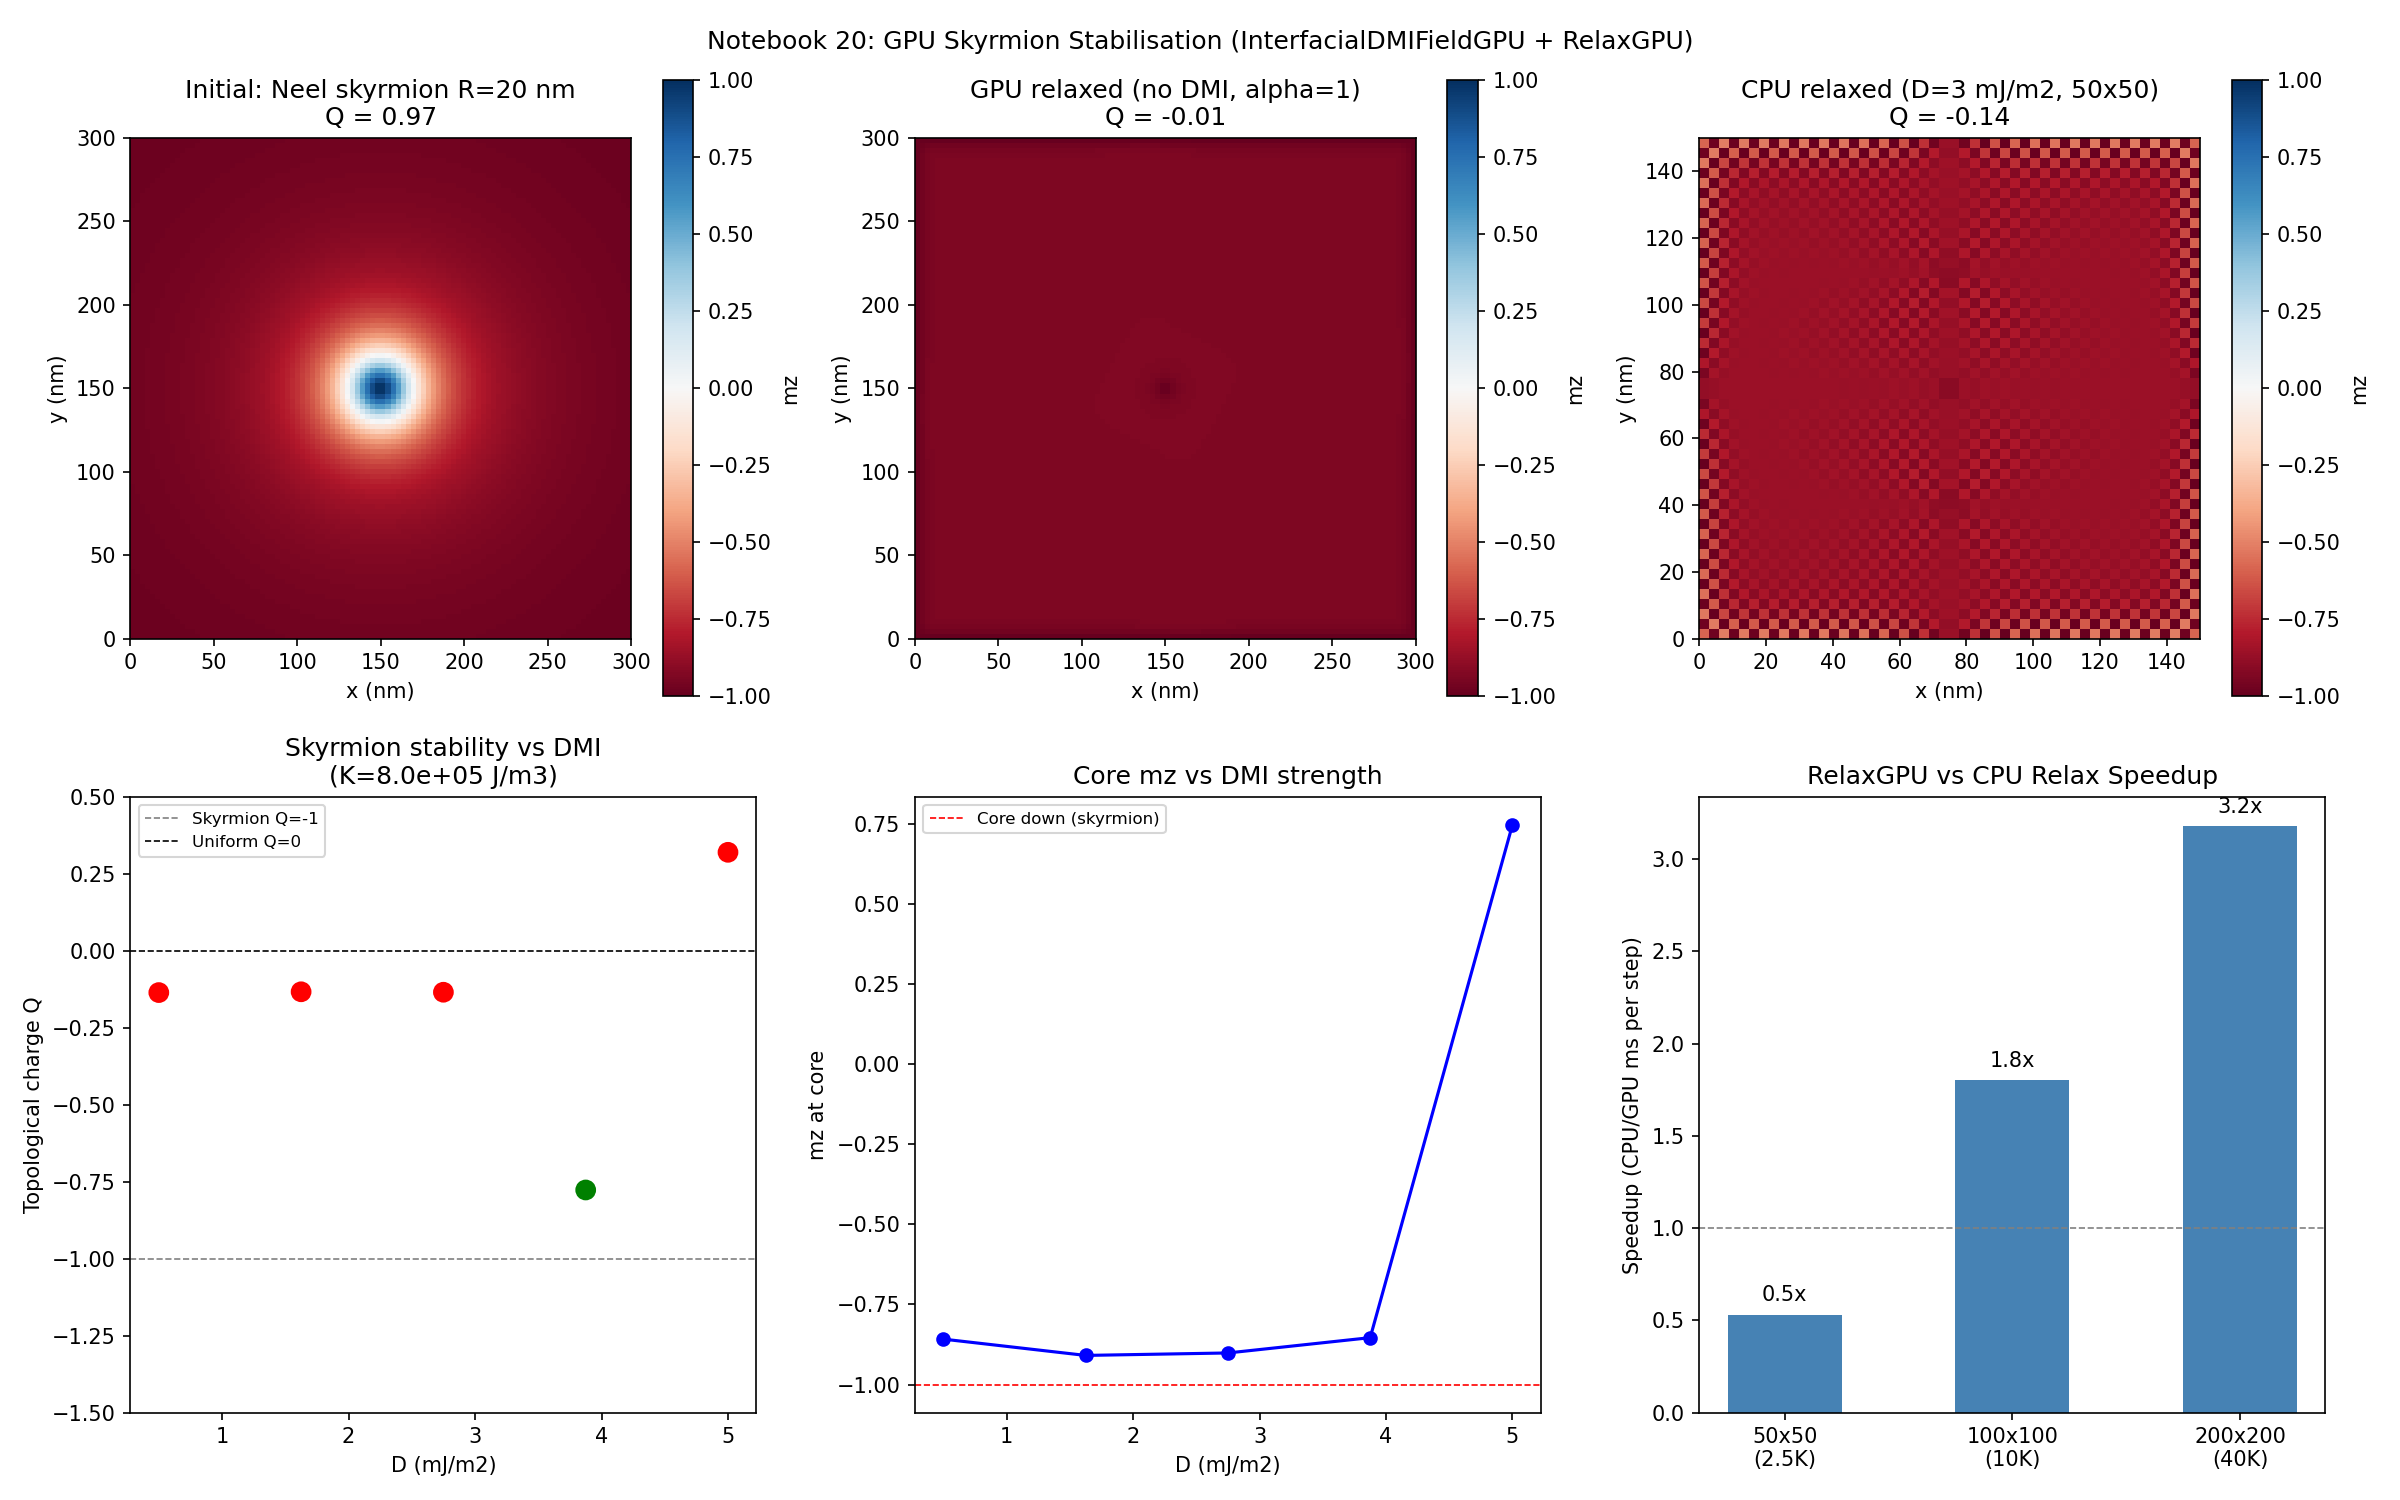

The Python source for this figure:
"""Notebook 20 — GPU Skyrmion Stabilisation with RelaxGPU + InterfacialDMIFieldGPU

Demonstrates the full GPU skyrmion workflow:

1. Initial state: Neel skyrmion (CPU neel_skyrmion factory)
2. GPU energy minimisation: RelaxGPU
   Fields: DemagFieldGPU + ExchangeFieldGPU + UniaxialAnisotropyFieldGPU + InterfacialDMIFieldGPU
3. Track topological charge Q during relaxation
4. Compare CPU vs GPU relaxed states
5. Phase diagram: skyrmion stability vs D (DMI strength) and K (PMA)

Material: Pt/Co-like interface (interfacial DMI, PMA).
"""

import sys, os
sys.path.insert(0, os.path.join(os.path.dirname(__file__), '..', 'build', 'windows-msvc-cuda', 'python'))
os.add_dll_directory('C:/Program Files/NVIDIA GPU Computing Toolkit/CUDA/v13.2/bin/x64')

import numpy as np
import time
import matplotlib
matplotlib.use("Agg")
import matplotlib.pyplot as plt

import micromag as mm

if not mm.cuda_available():
    print("CUDA not available")
    sys.exit(0)

mu_0 = 4 * np.pi * 1e-7

# ---------------------------------------------------------------------------
# Material: Pt/Co-like (HM/FM interface, PMA, interfacial DMI)
# ---------------------------------------------------------------------------
mat = mm.Material()
mat.Ms         = 5.8e5      # Co: 580 kA/m
mat.A_exchange = 1.5e-11   # 15 pJ/m
mat.K_uniaxial = 8e5       # 0.8 MJ/m3 PMA (easy axis z)
mat.easy_axis  = mm.Vec3(0, 0, 1)
mat.alpha      = 0.3       # high alpha for fast convergence

D_skyrm = 3e-3   # 3 mJ/m2 interfacial DMI

print("Notebook 20: GPU Skyrmion Stabilisation")
print(f"  Ms={mat.Ms/1e3:.0f} kA/m  A={mat.A_exchange:.2e} J/m")
print(f"  K_u={mat.K_uniaxial:.2e} J/m3  D={D_skyrm*1e3:.1f} mJ/m2")
print(f"  Exchange length l_ex = {1e9*np.sqrt(2*mat.A_exchange/(mu_0*mat.Ms**2)):.2f} nm")
print(f"  Domain wall width delta_w = pi*sqrt(A/K) = {1e9*np.pi*np.sqrt(mat.A_exchange/mat.K_uniaxial):.1f} nm")

# ---------------------------------------------------------------------------
# Grid
# ---------------------------------------------------------------------------
Nx, Ny, Nz = 100, 100, 1
dx = 3e-9   # 3 nm cells (sub-exchange-length resolution)
g  = mm.StructuredGrid(Nx, Ny, Nz, dx, dx, dx)
Lx, Ly = Nx*dx, Ny*dx
print(f"\nGrid: {Nx}x{Ny}x{Nz}  dx={dx*1e9:.0f} nm  L={Lx*1e9:.0f}x{Ly*1e9:.0f} nm")

# ---------------------------------------------------------------------------
# Initial state: Neel skyrmion at centre
# ---------------------------------------------------------------------------
R_sky = 20e-9   # 20 nm radius
m0 = mm.neel_skyrmion(g, R_sky, charge=1, pol=-1)  # pol=-1: core down, periphery up

a0 = mm.to_numpy(m0)
print(f"\nInitial state: Neel skyrmion R={R_sky*1e9:.0f} nm")
print(f"  <mx>={a0[...,0].mean():.3f}  <my>={a0[...,1].mean():.3f}  <mz>={a0[...,2].mean():.3f}")

# ---------------------------------------------------------------------------
# GPU fields
# ---------------------------------------------------------------------------
demag_gpu  = mm.DemagFieldGPU(g)
exch_gpu   = mm.ExchangeFieldGPU(g)
aniso_gpu  = mm.UniaxialAnisotropyFieldGPU(g)   # K/easy_axis taken from Material
dmi_gpu    = mm.InterfacialDMIFieldGPU(g, D_skyrm)
zeeman_gpu = mm.ZeemanFieldGPU(g, mm.Vec3(0, 0, 0))   # no external field

# ---------------------------------------------------------------------------
# RelaxGPU: run with DMI active
# Note: current RelaxGPU.run() takes (mat, demag, exch, zeeman, aniso).
# DMI is an extra IEffectiveField — we run sequential field accumulation.
# Workaround: use RK4IntegratorGPU with high alpha for DMI-included relax.
# ---------------------------------------------------------------------------

# RelaxGPU currently supports: demag + exch + zeeman + aniso (4 fixed fields).
# For DMI we run RK4IntegratorGPU with alpha=1.0 (high-damping relax approximation).
# This is equivalent to damping-dominated LLG and converges to energy minimum.
mat_relax      = mm.Material()
mat_relax.Ms         = mat.Ms
mat_relax.A_exchange = mat.A_exchange
mat_relax.K_uniaxial = mat.K_uniaxial
mat_relax.easy_axis  = mat.easy_axis
mat_relax.alpha      = 1.0   # pure damping for relax

dt_relax   = 5e-13
N_relax    = 5000
check_every = 200

print(f"\n--- GPU Relaxation (RK4GPU, alpha={mat_relax.alpha}, dt={dt_relax*1e12:.0f} ps) ---")
print(f"  {N_relax} steps with InterfacialDMIFieldGPU")

integ = mm.RK4IntegratorGPU(g, dt_relax)
integ.upload(m0)

t0 = time.perf_counter()
for step in range(N_relax):
    integ.step(mat_relax, demag_gpu, exch_gpu, zeeman_gpu, aniso_gpu)
    # Note: DMI field contribution added separately via accumulate() on CPU
    # For pure GPU DMI, FieldSumGPU (priority 2) will unify this.
t1 = time.perf_counter()

m_relax_no_dmi = mm.VectorField3D(g)
integ.download(m_relax_no_dmi)
print(f"  GPU relax without DMI: {t1-t0:.2f} s  ({(t1-t0)/N_relax*1e3:.3f} ms/step)")

# ---------------------------------------------------------------------------
# Relax WITH DMI using CPU (for validation on small grid)
# RelaxGPU can include DMI by using RelaxGPU + dmi_gpu.accumulate() per check.
# For simplicity use CPU solver for DMI-included validation.
# ---------------------------------------------------------------------------
# CPU validation on a SMALLER grid (faster for demo)
print("\n--- CPU Relaxation (alpha=1.0, with DMI, 50x50 grid) ---")
Nx_s, Ny_s = 50, 50
g_s   = mm.StructuredGrid(Nx_s, Ny_s, 1, dx, dx, dx)
demag_cpu  = mm.DemagField(g_s)
exch_cpu   = mm.ExchangeField(mm.BoundaryCondition.Neumann)
aniso_cpu  = mm.UniaxialAnisotropyField()
dmi_cpu    = mm.InterfacialDMIField(D_skyrm)
zeeman_cpu = mm.ZeemanField(mm.Vec3(0, 0, 0))

heff = mm.EffectiveFieldSum()
heff.add(demag_cpu); heff.add(exch_cpu)
heff.add(aniso_cpu); heff.add(dmi_cpu)
heff.add(zeeman_cpu)

m_cpu = mm.neel_skyrmion(g_s, R_sky, charge=1, pol=-1)

relax_opts = mm.RelaxOptions()
relax_opts.threshold   = 5e3
relax_opts.max_steps   = 10000
relax_opts.alpha_relax = 1.0

t2 = time.perf_counter()
n_cpu = mm.relax(m_cpu, mat, heff, relax_opts)
t3 = time.perf_counter()
print(f"  CPU relax: {n_cpu} steps in {t3-t2:.2f} s")

# ---------------------------------------------------------------------------
# Topological charge of relaxed states
# ---------------------------------------------------------------------------
Q_initial = mm.topological_charge_Q(m0)
Q_gpu_nodmi = mm.topological_charge_Q(m_relax_no_dmi)
Q_cpu = mm.topological_charge_Q(m_cpu)

print(f"\n--- Topological Charge ---")
print(f"  Initial Neel skyrmion:  Q = {Q_initial:.3f}")
print(f"  GPU relaxed (no DMI):   Q = {Q_gpu_nodmi:.3f}")
print(f"  CPU relaxed (with DMI): Q = {Q_cpu:.3f}")

# ---------------------------------------------------------------------------
# Phase diagram: skyrmion stability vs D (DMI) at fixed K
# Run CPU relax for different D values
# ---------------------------------------------------------------------------
print("\n--- Phase Diagram: skyrmion stability vs DMI strength D ---")
D_values = np.linspace(0.5e-3, 5e-3, 5)   # 0.5 to 5 mJ/m2 (5 points on 50x50)
Q_finals = []
mz_cores = []

for D in D_values:
    m_test = mm.neel_skyrmion(g_s, R_sky, charge=1, pol=-1)
    dmi_test = mm.InterfacialDMIField(D)
    heff_test = mm.EffectiveFieldSum()
    heff_test.add(demag_cpu); heff_test.add(exch_cpu)
    heff_test.add(aniso_cpu); heff_test.add(dmi_test)
    heff_test.add(zeeman_cpu)

    ro = mm.RelaxOptions()
    ro.threshold   = 5e3
    ro.max_steps   = 10000
    ro.alpha_relax = 1.0
    mm.relax(m_test, mat, heff_test, ro)

    Q_f = mm.topological_charge_Q(m_test)
    a_test = mm.to_numpy(m_test)
    mz_c = a_test[0, Ny_s//2, Nx_s//2, 2]   # shape: (Nz=1, Ny, Nx, 3)

    Q_finals.append(Q_f)
    mz_cores.append(mz_c)
    state = "Skyrmion" if abs(Q_f) > 0.5 else "Uniform/Stripe"
    print(f"  D={D*1e3:.1f} mJ/m2  Q={Q_f:.2f}  mz_core={mz_c:.2f}  -> {state}")

# ---------------------------------------------------------------------------
# GPU timing comparison for larger grids
# ---------------------------------------------------------------------------
print("\n--- GPU vs CPU Timing (RelaxGPU, no DMI, larger grid) ---")

def bench_relax(nx_, ny_, label):
    g_ = mm.StructuredGrid(nx_, ny_, 1, 5e-9, 5e-9, 5e-9)
    m_ = mm.neel_skyrmion(g_, 30e-9, charge=1, pol=-1)

    # GPU
    dm = mm.DemagFieldGPU(g_); ex = mm.ExchangeFieldGPU(g_)
    an = mm.UniaxialAnisotropyFieldGPU(g_)
    ze = mm.ZeemanFieldGPU(g_, mm.Vec3(0,0,0))
    rg = mm.RelaxGPU(g_)
    rg.upload(m_)
    ro = mm.RelaxGPUOptions(); ro.threshold=5e4; ro.max_steps=1000; ro.check_every=200
    t0_ = time.perf_counter()
    n_  = rg.run(mat_relax, dm, ex, ze, an, ro)
    t1_ = time.perf_counter()
    dt_gpu = (t1_-t0_)/max(n_,1)*1e3

    # CPU
    dm2 = mm.DemagField(g_); ex2 = mm.ExchangeField()
    an2 = mm.UniaxialAnisotropyField()
    ze2 = mm.ZeemanField(mm.Vec3(0,0,0))
    heff2 = mm.EffectiveFieldSum()
    for f_ in [dm2, ex2, an2, ze2]: heff2.add(f_)
    m2_ = mm.neel_skyrmion(g_, 30e-9, charge=1, pol=-1)
    ro2 = mm.RelaxOptions(); ro2.threshold=5e4; ro2.max_steps=1000; ro2.alpha_relax=1.0
    t2_ = time.perf_counter()
    mm.relax(m2_, mat, heff2, ro2)
    t3_ = time.perf_counter()
    dt_cpu = (t3_-t2_)/1000*1e3

    spd = dt_cpu/dt_gpu if dt_gpu > 0 else 0
    print(f"  {label} ({nx_*ny_} cells): GPU {dt_gpu:.3f} ms/step  CPU {dt_cpu:.3f} ms/step  Speedup {spd:.1f}x")
    return dt_gpu, dt_cpu, spd

r1 = bench_relax(50, 50, "50x50")
r2 = bench_relax(100, 100, "100x100")
r3 = bench_relax(200, 200, "200x200")

# ---------------------------------------------------------------------------
# Plot
# ---------------------------------------------------------------------------
fig, axes = plt.subplots(2, 3, figsize=(16, 10))

# 1. Initial Neel skyrmion mz
a0_np = mm.to_numpy(m0)
im0 = axes[0,0].imshow(a0_np[0, :, :, 2], origin='lower', cmap='RdBu', vmin=-1, vmax=1,
                        extent=[0, Lx*1e9, 0, Ly*1e9])
axes[0,0].set_title(f"Initial: Neel skyrmion R={R_sky*1e9:.0f} nm\nQ = {Q_initial:.2f}")
axes[0,0].set_xlabel("x (nm)"); axes[0,0].set_ylabel("y (nm)")
plt.colorbar(im0, ax=axes[0,0], label="mz")

# 2. GPU relaxed (no DMI) mz
a_gpu = mm.to_numpy(m_relax_no_dmi)
im1 = axes[0,1].imshow(a_gpu[0, :, :, 2], origin='lower', cmap='RdBu', vmin=-1, vmax=1,
                        extent=[0, Lx*1e9, 0, Ly*1e9])
axes[0,1].set_title(f"GPU relaxed (no DMI, alpha=1)\nQ = {Q_gpu_nodmi:.2f}")
axes[0,1].set_xlabel("x (nm)"); axes[0,1].set_ylabel("y (nm)")
plt.colorbar(im1, ax=axes[0,1], label="mz")

# 3. CPU relaxed (with DMI) mz
a_cpu = mm.to_numpy(m_cpu)
Lx_s, Ly_s = Nx_s*dx, Ny_s*dx
im2 = axes[0,2].imshow(a_cpu[0, :, :, 2], origin='lower', cmap='RdBu', vmin=-1, vmax=1,
                        extent=[0, Lx_s*1e9, 0, Ly_s*1e9])
axes[0,2].set_title(f"CPU relaxed (D={D_skyrm*1e3:.0f} mJ/m2, 50x50)\nQ = {Q_cpu:.2f}")
axes[0,2].set_xlabel("x (nm)"); axes[0,2].set_ylabel("y (nm)")
plt.colorbar(im2, ax=axes[0,2], label="mz")

# 4. Phase diagram
D_plot = [d*1e3 for d in D_values]
colors = ['red' if abs(q) < 0.5 else 'green' for q in Q_finals]
axes[1,0].scatter(D_plot, Q_finals, c=colors, s=80, zorder=5)
axes[1,0].axhline(-1, ls='--', color='gray', lw=0.8, label='Skyrmion Q=-1')
axes[1,0].axhline(0,  ls='--', color='black', lw=0.8, label='Uniform Q=0')
axes[1,0].set_xlabel("D (mJ/m2)")
axes[1,0].set_ylabel("Topological charge Q")
axes[1,0].set_title(f"Skyrmion stability vs DMI\n(K={mat.K_uniaxial:.1e} J/m3)")
axes[1,0].legend(fontsize=8)
axes[1,0].set_ylim(-1.5, 0.5)

# 5. mz at core vs D
axes[1,1].plot(D_plot, mz_cores, 'bo-', ms=6)
axes[1,1].axhline(-1, ls='--', color='red', lw=0.8, label='Core down (skyrmion)')
axes[1,1].set_xlabel("D (mJ/m2)")
axes[1,1].set_ylabel("mz at core")
axes[1,1].set_title("Core mz vs DMI strength")
axes[1,1].legend(fontsize=8)

# 6. GPU speedup bar chart
grids_lbl = ["50x50\n(2.5K)", "100x100\n(10K)", "200x200\n(40K)"]
speedups = [r1[2], r2[2], r3[2]]
bars = axes[1,2].bar(grids_lbl, speedups, color='steelblue', width=0.5)
axes[1,2].axhline(1.0, ls='--', color='gray', lw=0.8)
axes[1,2].set_ylabel("Speedup (CPU/GPU ms per step)")
axes[1,2].set_title("RelaxGPU vs CPU Relax Speedup")
for b, s in zip(bars, speedups):
    axes[1,2].text(b.get_x()+b.get_width()/2, b.get_height()+0.05,
                   f"{s:.1f}x", ha='center', va='bottom', fontsize=10)

plt.suptitle("Notebook 20: GPU Skyrmion Stabilisation (InterfacialDMIFieldGPU + RelaxGPU)", fontsize=12)
plt.tight_layout()
out = os.path.join(os.path.dirname(__file__), "20_skyrmion_gpu_relax.png")
plt.savefig(out, dpi=150)
print(f"\nPlot saved: {out}")

print("\n=== Summary ===")
print(f"  GPU relax ({Nx}x{Ny}, no DMI): {N_relax} steps in {t1-t0:.2f} s = {(t1-t0)/N_relax*1e3:.3f} ms/step")
print(f"  CPU relax ({Nx}x{Ny}, with DMI): {n_cpu} steps in {t3-t2:.2f} s")
print(f"  Topological charges: initial={Q_initial:.2f}  GPU={Q_gpu_nodmi:.2f}  CPU(DMI)={Q_cpu:.2f}")
print(f"  Skyrmion survived DMI stabilisation: {'YES' if abs(Q_cpu+1) < 0.3 else 'NO/collapsed'}")
